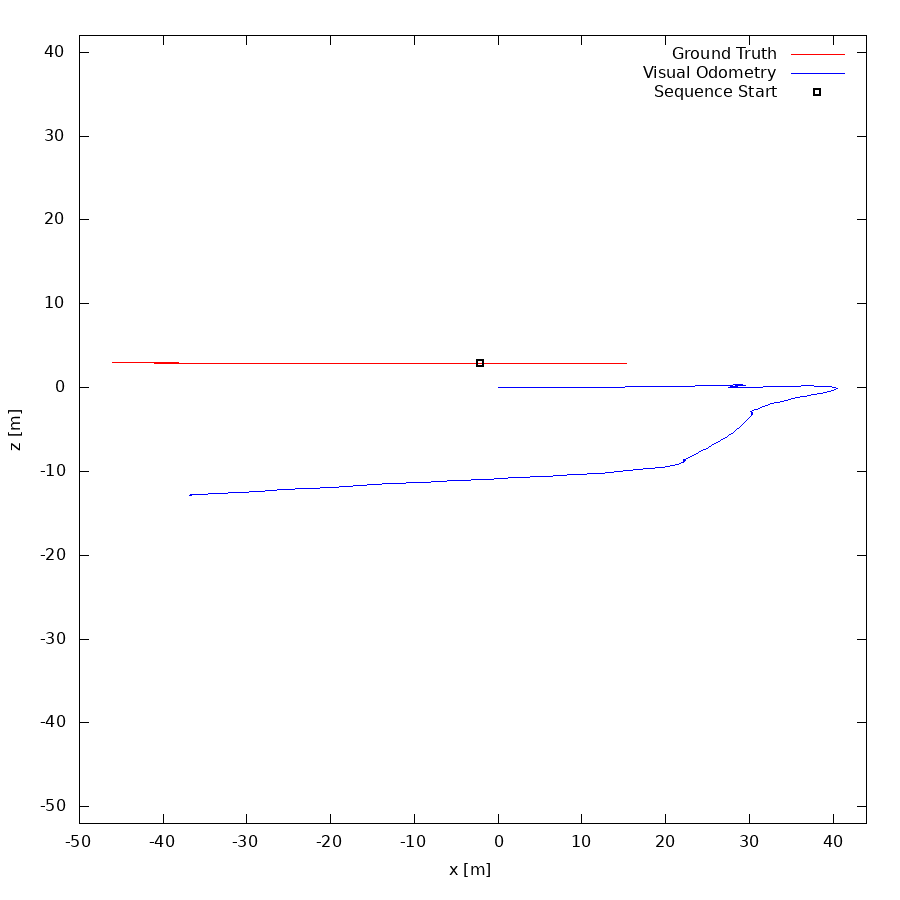

gnuplot code for this plot:
set term postscript eps enhanced color
set output "04.eps"
set size ratio -1
set xrange [-50:44]
set yrange [-52:42]
set xlabel "x [m]"
set ylabel "z [m]"
plot "04.txt" using 1:2 lc rgb "#FF0000" title 'Ground Truth' w lines,"04.txt" using 3:4 lc rgb "#0000FF" title 'Visual Odometry' w lines,"< head -1 04.txt" using 1:2 lc rgb "#000000" pt 4 ps 1 lw 2 title 'Sequence Start' w points
